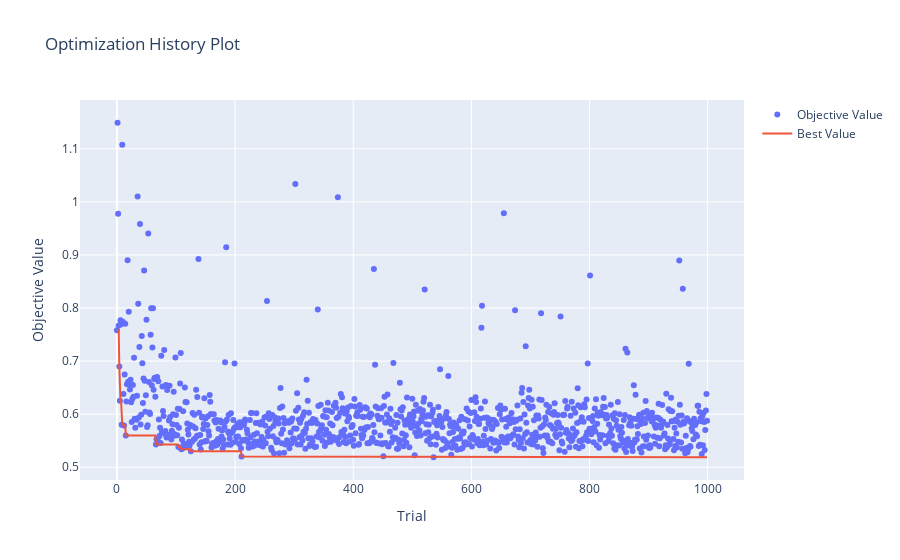

The cell this chart's notebook holds for it:
### Code cell
from optuna.visualization import plot_optimization_history, plot_param_importances

plot_optimization_history(study)

### Figure 1 — Plotly figure (JSON) as saved in the notebook; plotly's stock layout.template omitted (floating-point values rounded to 4 significant figures; data arrays with more than 128 entries replaced by an {"elided": "..."} marker saying what was removed)
{"data": [{"mode": "markers", "name": "Objective Value", "type": "scatter", "x": {"elided": "1000 int values"}, "y": {"elided": "1000 float values"}}, {"mode": "lines", "name": "Best Value", "type": "scatter", "x": {"elided": "1000 int values"}, "y": {"elided": "1000 float values"}}, {"marker": {"color": "#cccccc"}, "mode": "markers", "name": "Infeasible Trial", "showlegend": false, "type": "scatter", "x": [], "y": []}], "layout": {"title": {"text": "Optimization History Plot"}, "xaxis": {"title": {"text": "Trial"}}, "yaxis": {"title": {"text": "Objective Value"}}}}
